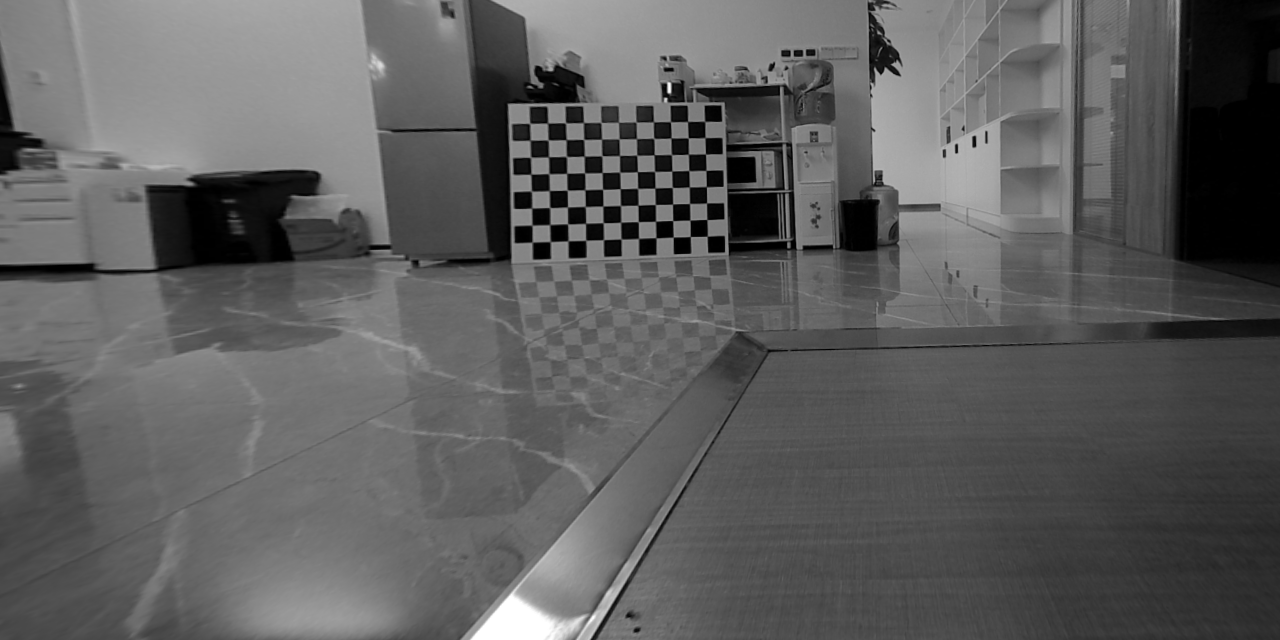
#> input picture data/calc_disp/rectify/001-left.png, 1280 x 640 px; its folder holds 2 pictures in this run; the run also reads 1 picture not shown here
$ python sgbm.py   (older library calls are emulated)
#> lines starting #> are read from the running program, lines starting #| are printed output that depends on the picture; after the words box and inside, x2 and y2 are one past the last pixel; in counts of white or black regions, pixels touching at a corner belong together; long printed decimals are rounded
### utils/pfm_utils.py
# Copyright (c) 2024，D-Robotics.
#
# Licensed under the Apache License, Version 2.0 (the "License");
# you may not use this file except in compliance with the License.
# You may obtain a copy of the License at
#
#     http://www.apache.org/licenses/LICENSE-2.0
#
# Unless required by applicable law or agreed to in writing, software
# distributed under the License is distributed on an "AS IS" BASIS,
# WITHOUT WARRANTIES OR CONDITIONS OF ANY KIND, either express or implied.
# See the License for the specific language governing permissions and
# limitations under the License.
# -*- coding: utf-8 -*-
"""
author:     zhikang.zeng
time  :     2022-11-18 13:48
"""
import re
import sys
import numpy as np
from scipy import misc


# [79 lines left out: functions read, write, readPFM, not called in this run]


def writePFM(file, image, scale=1):
    file = open(file, 'wb')

    color = None

    if image.dtype.name != 'float32':
        raise Exception('Image dtype must be float32.')

    image = np.flipud(image)

    if len(image.shape) == 3 and image.shape[2] == 3:  # color image
        color = True
    elif len(image.shape) == 2 or len(image.shape) == 3 and image.shape[2] == 1:  # greyscale
        color = False
    else:
        raise Exception('Image must have H x W x 3, H x W x 1 or H x W dimensions.')

    file.write('PF\n' if color else 'Pf\n'.encode())
    file.write('%d %d\n'.encode() % (image.shape[1], image.shape[0]))

    endian = image.dtype.byteorder

    if endian == '<' or endian == '=' and sys.byteorder == 'little':
        scale = -scale

    file.write('%f\n'.encode() % scale)

    image.tofile(file)


# [93 lines left out: functions readFlow, readImage, writeImage, writeFlow, readFloat, writeFloat, not called in this run]

### utils/pseudo_color_utils.py
# Copyright (c) 2024，D-Robotics.
#
# Licensed under the Apache License, Version 2.0 (the "License");
# you may not use this file except in compliance with the License.
# You may obtain a copy of the License at
#
#     http://www.apache.org/licenses/LICENSE-2.0
#
# Unless required by applicable law or agreed to in writing, software
# distributed under the License is distributed on an "AS IS" BASIS,
# WITHOUT WARRANTIES OR CONDITIONS OF ANY KIND, either express or implied.
# See the License for the specific language governing permissions and
# limitations under the License.
# -*- coding: utf-8 -*-
"""
author:     zhikang.zeng
time  :     2022-11-18 11:09
"""
import cv2
import numpy as np


def apply_color_to_ndarray(arr: np.array, put_text_flag=True, text_name=None, fontScale=1.5, nonzero_prop=False, abstract=None):
    # 统计非零元素的数量
    non_zero_count = np.count_nonzero(arr)
    # 计算数组元素总数
    total_elements = arr.size
    arr_metric = arr[np.nonzero(arr)]
    if arr_metric.size == 0:
        min_val, max_val, mean_val, median_val = 0, 0, 0, 0
    else:
        min_val, max_val, mean_val, median_val = \
            np.min(arr_metric), np.max(arr_metric), np.mean(arr_metric), np.median(arr_metric)
    if max_val == 0:
        arr = arr.astype(np.uint8)
    else:
        arr = (arr / arr.max() * 255).astype(np.uint8)
    arr = cv2.cvtColor(arr, cv2.COLOR_GRAY2BGR)
    arr_color = cv2.applyColorMap(arr, cv2.COLORMAP_JET)
    arr_color = np.where(arr == (0, 0, 0), (0, 0, 0), arr_color).astype(np.uint8)
    if put_text_flag:
        cv2.putText(arr_color, f'min {text_name}: {min_val:.2f}', (20, 50), cv2.FONT_HERSHEY_COMPLEX, fontScale,
                    (255, 255, 255), 2)
        cv2.putText(arr_color, f'max {text_name}: {max_val:.2f}', (20, 100), cv2.FONT_HERSHEY_COMPLEX, fontScale,
                    (255, 255, 255), 2)
        cv2.putText(arr_color, f'mean {text_name}: {mean_val:.2f}', (20, 150), cv2.FONT_HERSHEY_COMPLEX, fontScale,
                    (255, 255, 255), 2)
        cv2.putText(arr_color, f'median {text_name}: {median_val:.2f}', (20, 200), cv2.FONT_HERSHEY_COMPLEX, fontScale,
                    (255, 255, 255), 2)
        if nonzero_prop:
            cv2.putText(arr_color, f'nozero {text_name}: {non_zero_count / total_elements:.2f}%', (20, 250),
                        cv2.FONT_HERSHEY_COMPLEX, fontScale,
                        (255, 255, 255), 2)
        if abstract is not None:
            cv2.putText(arr_color, abstract, (20, 300), cv2.FONT_HERSHEY_COMPLEX, fontScale, (255, 255, 255), 2)
    return arr_color

### utils/point_cloud_utils.py
# Copyright (c) 2024，D-Robotics.
#
# Licensed under the Apache License, Version 2.0 (the "License");
# you may not use this file except in compliance with the License.
# You may obtain a copy of the License at
#
#     http://www.apache.org/licenses/LICENSE-2.0
#
# Unless required by applicable law or agreed to in writing, software
# distributed under the License is distributed on an "AS IS" BASIS,
# WITHOUT WARRANTIES OR CONDITIONS OF ANY KIND, either express or implied.
# See the License for the specific language governing permissions and
# limitations under the License.
# -*- coding: utf-8 -*-
"""
author:     zhikang.zeng
time  :     2022-11-18 13:37
"""
import copy
import numpy as np
import open3d as o3d


# [45 lines left out: functions depth_to_points, disparity_to_points, save_points_to_ply, save_points_to_txt, not called in this run]


def save_open3d_to_txt(filepath, point_cloud):
    points = convert_open3d_to_points(point_cloud)
    save_points_to_txt(filepath, points)


def save_open3d_to_ply(filepath, point_cloud, write_ascii=False):
    o3d.io.write_point_cloud(filepath, point_cloud, write_ascii=write_ascii)


# [22 lines left out: functions convert_points_to_open3d, convert_open3d_to_points, read_txt_to_points, not called in this run]


def read_txt_to_open3d(filepath):
    points = read_txt_to_points(filepath)
    return convert_points_to_open3d(points)


def read_ply_to_open3d(filepath):
    filepath = filepath.encode('gbk')
    return o3d.io.read_point_cloud(filepath, format='ply')


def save_depth_to_cloud(filepath: str, depth, f, cx, cy, depth_trunc=20000, write_ascii=False, cloud_type='ply'):
    if cloud_type == 'ply':
        filepath = filepath + '.ply'
    elif cloud_type == 'txt':
        filepath = filepath + '.txt'
    filepath = filepath.encode('gbk')
    h, w = depth.shape
    depth_o3d = o3d.geometry.Image(depth)
    intrinsic = o3d.camera.PinholeCameraIntrinsic(w, h, f, f, cx, cy)
    point_cloud = o3d.geometry.PointCloud.create_from_depth_image(depth_o3d, intrinsic,
                                                                  depth_scale=1, depth_trunc=depth_trunc)
    save_open3d_to_ply(filepath, point_cloud, write_ascii)


def save_depth_to_color_cloud(filepath: str, depth, color, f, cx, cy, depth_trunc=20000, write_ascii=False,
                              cloud_type='ply'):
    if cloud_type == 'ply':
        filepath = filepath + '.ply'
    elif cloud_type == 'txt':
        filepath = filepath + '.txt'
    filepath = filepath.encode('gbk')
    h, w = depth.shape
    depth_o3d = o3d.geometry.Image(depth)
    color_o3d = o3d.geometry.Image(color)
    rgbd_image = o3d.geometry.RGBDImage.create_from_color_and_depth(color=color_o3d, depth=depth_o3d, depth_scale=1.0,
                                                                    depth_trunc=depth_trunc,
                                                                    convert_rgb_to_intensity=False)
    intrinsic = o3d.camera.PinholeCameraIntrinsic(w, h, f, f, cx, cy)
    point_cloud = o3d.geometry.PointCloud.create_from_rgbd_image(rgbd_image, intrinsic)
    save_open3d_to_ply(filepath, point_cloud, write_ascii)


def save_disparity_to_cloud(filepath, disparity, f, b, cx, cy, depth_trunc=20000, write_ascii=False, cloud_type='ply'):
    depth = f * b / (disparity + 1e-10)
    save_depth_to_cloud(filepath, depth, f, cx, cy, depth_trunc, write_ascii, cloud_type)


# [12 lines left out: function draw_two_point_cloud, not called in this run]


# [8 lines that do not run on import are left out]

### sgbm.py
# Copyright (c) 2024，D-Robotics.
#
# Licensed under the Apache License, Version 2.0 (the "License");
# you may not use this file except in compliance with the License.
# You may obtain a copy of the License at
#
#     http://www.apache.org/licenses/LICENSE-2.0
#
# Unless required by applicable law or agreed to in writing, software
# distributed under the License is distributed on an "AS IS" BASIS,
# WITHOUT WARRANTIES OR CONDITIONS OF ANY KIND, either express or implied.
# See the License for the specific language governing permissions and
# limitations under the License.
# -*- coding: utf-8 -*-
"""
author:     zhikang.zeng
time  :     2024-07-24 20:16
"""
import os
import timeit
import cv2
import numpy as np
from utils.pfm_utils import writePFM
from utils.pseudo_color_utils import apply_color_to_ndarray
from utils.point_cloud_utils import save_depth_to_cloud, save_depth_to_color_cloud

if __name__ == '__main__':
    root_dir = r'./data/calc_disp/rectify'

    left_img_filepaths = []
    right_img_filepaths = []
    for filepath, dirnames, filenames in os.walk(root_dir):
        for filename in filenames:
            if any(name in filename for name in ('sgm', 'disp', 'depth', 'scene_left.png', 'conf')):
                continue
            tmp_path = (os.path.join(filepath, filename))
            if 'THv' in tmp_path or 'SGM' in tmp_path:
                continue
            if 'left.png' in tmp_path:
                left_img_filepaths.append(tmp_path)
                tmp_path = tmp_path.replace('left.png', 'right.png')
                right_img_filepaths.append(tmp_path)
            if 'spec-l.png' in tmp_path:
                left_img_filepaths.append(tmp_path)
                tmp_path = tmp_path.replace('spec-l.png', 'spec-r.png')
                right_img_filepaths.append(tmp_path)
            # [4 lines of commented-out code are left out]
            if 'left_ir.png' in tmp_path:
                left_img_filepaths.append(tmp_path)
                tmp_path = tmp_path.replace('left_ir.png', 'right_ir.png')
                right_img_filepaths.append(tmp_path)
            if 'left_pure_ir.png' in tmp_path:
                left_img_filepaths.append(tmp_path)
                tmp_path = tmp_path.replace('left_pure_ir.png', 'right_pure_ir.png')
                right_img_filepaths.append(tmp_path)
            if 'IR_LEFT' in tmp_path and '.png' in tmp_path:
                left_img_filepaths.append(tmp_path)
                tmp_path = tmp_path.replace('IR_LEFT', 'IR_RIGHT')
                right_img_filepaths.append(tmp_path)
            if 'ir_bs_640_400' in tmp_path and tmp_path.endswith('_l.png'):
                left_img_filepaths.append(tmp_path)
                tmp_path = tmp_path.replace('_l.png', '_r.png')
                right_img_filepaths.append(tmp_path)
    assert len(left_img_filepaths) == len(right_img_filepaths) and len(left_img_filepaths) > 0

    left_img_filepaths = left_img_filepaths[::-1]
    right_img_filepaths = right_img_filepaths[::-1]

    for i in range(len(left_img_filepaths)):
        left_dir, left_filename = os.path.split(left_img_filepaths[i])

        to_depth = True
        f, b, cx, cy = 465.2104178592821, 69.82928990313776, 870.4762115478516, 221.603515625
        print(f'=> f: {f}, b: {b}, cx: {cx}, cy: {cy}')

        cv2.namedWindow('dispcolor', cv2.WINDOW_NORMAL)
        cv2.resizeWindow('dispcolor', 640, 400)

        start = timeit.default_timer()

        # imgLeft = cv2.imread(left_img_filepaths[i], cv2.IMREAD_GRAYSCALE)
        # imgRight = cv2.imread(right_img_filepaths[i], cv2.IMREAD_GRAYSCALE)
        print(f'{os.path.split(left_img_filepaths[i])[1]} {os.path.split(right_img_filepaths[i])[1]}')
        try:
            imgLeft = cv2.imdecode(np.fromfile(left_img_filepaths[i], dtype=np.uint8), cv2.IMREAD_GRAYSCALE)
#> imgLeft is the input picture: shape (640, 1280); min 0, max 255, mean 93.4
            imgRight = cv2.imdecode(np.fromfile(right_img_filepaths[i], dtype=np.uint8), cv2.IMREAD_GRAYSCALE)
        except Exception as e:
            print(f'!!! {e}')
            continue

        # SGM 计算视差
        numDisparities, blockSize, channel = 192, 7, 1
        left_ext = numDisparities
        right_ext = 0
        left_pad = cv2.copyMakeBorder(imgLeft, top=0, bottom=0, left=left_ext, right=right_ext,
                                      borderType=cv2.BORDER_CONSTANT, value=0)
        right_pad = cv2.copyMakeBorder(imgRight, top=0, bottom=0, left=left_ext, right=right_ext,
                                       borderType=cv2.BORDER_CONSTANT, value=0)
        sgbm = cv2.StereoSGBM_create(minDisparity=0, numDisparities=numDisparities, blockSize=blockSize,
                                     P1=8 * channel * blockSize * blockSize,
                                     P2=32 * channel * blockSize * blockSize,
                                     disp12MaxDiff=3, preFilterCap=None, uniquenessRatio=1,
                                     speckleWindowSize=100, speckleRange=3, mode=cv2.StereoSGBM_MODE_HH)
        disparity = sgbm.compute(left_pad, right_pad)
        disparity = disparity[:, left_ext:]
#> disparity: shape (640, 1280) int16

        # 视差 / 16
        disparity = disparity.astype(np.float32)
        disparity = disparity / 16
        disparity[disparity < 0] = 0

        # 根据阈值去除噪声
        mask1 = np.where((disparity > 20) & (disparity < 500), 1, 0)
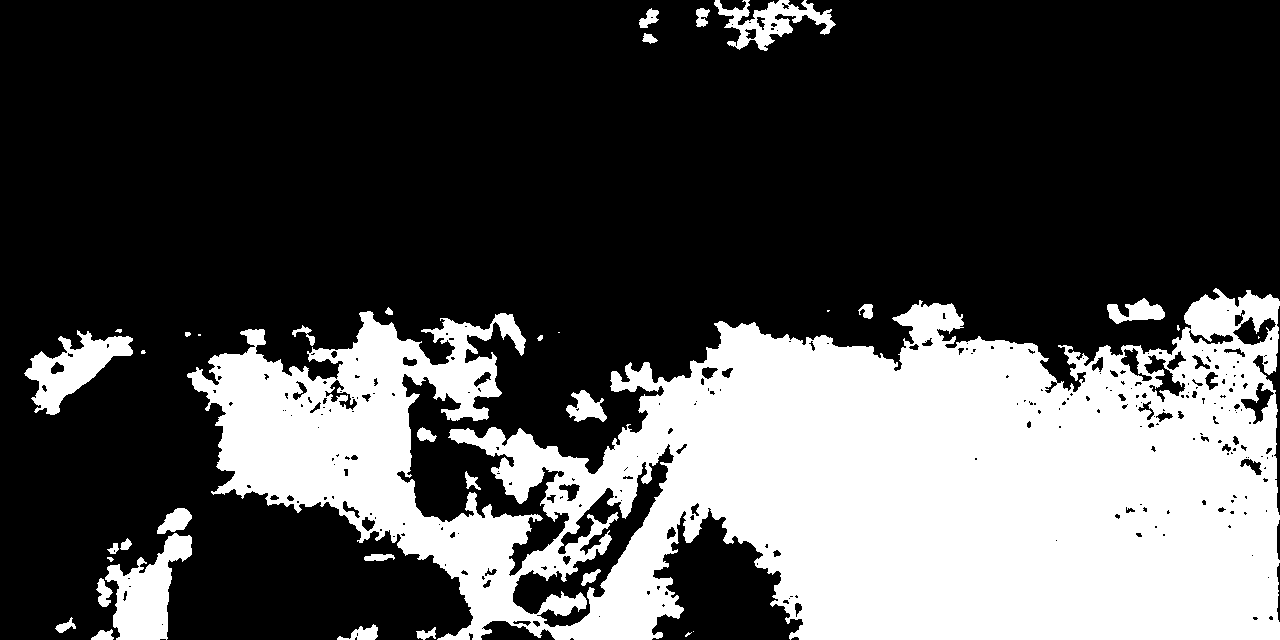
#> mask1: shape (640, 1280) int64; values 0 (black) and 1 (white), 30.8% white; 36 white regions (8 under 20 px), largest, box (x1, y1, x2, y2) and area: (187, 288, 1280, 640) 236314, (105, 533, 192, 640) 4708, (24, 330, 133, 415) 3881
        # disparity *= mask1

        thresh, mask2 = cv2.threshold(imgLeft, thresh=30, maxval=1, type=cv2.THRESH_BINARY)
        # disparity *= mask2

        disparity_gray = cv2.normalize(disparity, None, 0, 255, cv2.NORM_MINMAX, cv2.CV_8UC1)
        cv2.filterSpeckles(disparity_gray, newVal=0, maxSpeckleSize=1000, maxDiff=3)
        _, mask3 = cv2.threshold(disparity_gray, 0, 1, cv2.THRESH_BINARY)
        disparity *= mask3
        print('最大视差: {}'.format(disparity.max()))
#| 最大视差: 75.875
        print('最小视差: {}'.format(np.min(disparity[disparity > 0])))
#| 最小视差: 0.5625
        print('平均视差: {}'.format(np.mean(disparity[disparity > 0])))
#| 平均视差: 22.376

        result_dir = rf'{left_dir}\SGBM_BlockSize{blockSize}'
        if not os.path.exists(result_dir):
            print(f'create result path: {result_dir}')
            os.mkdir(result_dir)
        writePFM(f'{result_dir}/sgm_disparity_{left_filename.split(".")[0]}.pfm', disparity)

        # disparity = cv2.medianBlur(disparity, 5)
        if to_depth:
            depth = f * b / (disparity + 1e-10)
            # depth = f * b / (disparity + doffs + 1e-10)
            depth[depth > 20000] = 0
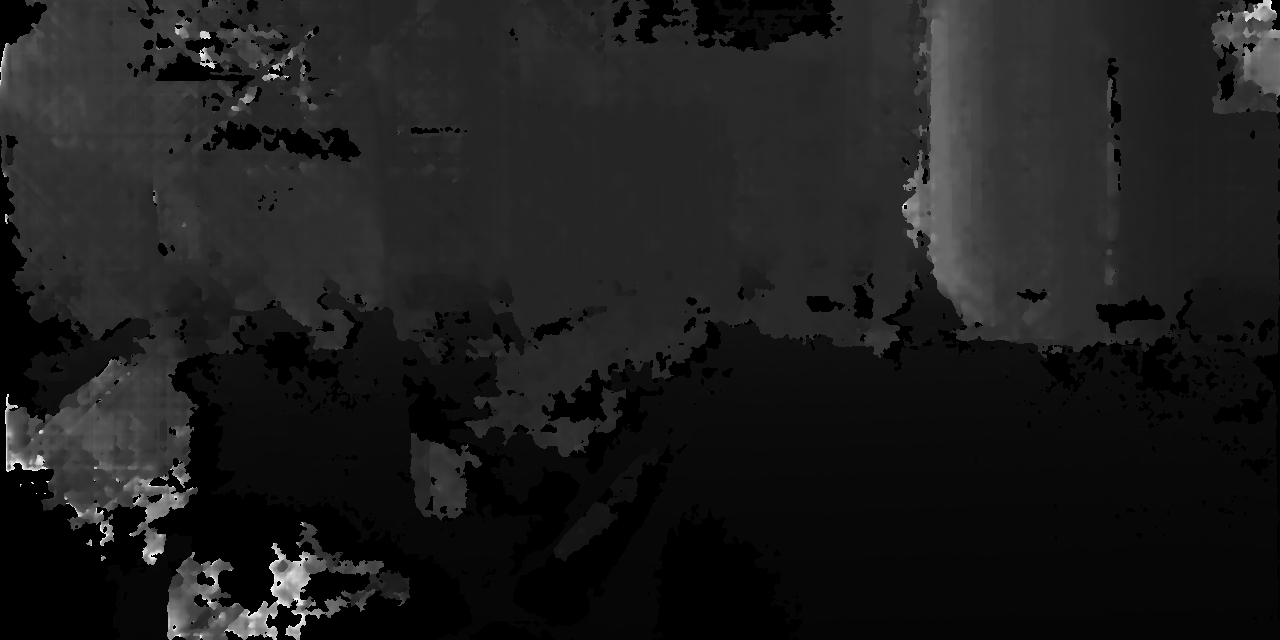
#> depth: shape (640, 1280) float32; min 0, max 19991, mean 2322; drawn with min black and max white
            depth[disparity == 0] = 0
            depthcolor = apply_color_to_ndarray(depth, text_name='depth', fontScale=0.7)
#> in apply_color_to_ndarray, `non_zero_count = np.count_nonzero(arr)`: non_zero_count = 692780
#> in apply_color_to_ndarray, `min_val, max_val, mean_val, median_val = \ np.min(arr_metric), np.max(..`: min_val = 428.1; max_val = 19991; mean_val = 2745.7; median_val = 2953.2
            if cx != 0 and cy != 0:
                save_depth_to_cloud(f'{result_dir}/sgm_cloud_{left_filename.split(".")[0]}', depth, f, cx, cy)
                save_depth_to_color_cloud(f'{result_dir}/sgm_color_cloud_{left_filename.split(".")[0]}', depth, cv2.cvtColor(imgLeft, cv2.COLOR_GRAY2RGB), f, cx, cy)
            writePFM(f'{result_dir}/sgm_depth_{left_filename.split(".")[0]}.pfm', depth)
            # cv2.imwrite(f'{result_dir}/sgm_depth_{left_filename.split(".")[0]}.png', depthcolor)
            cv2.imencode('.png', depthcolor)[1].tofile(f'{result_dir}/sgm_depth_{left_filename.split(".")[0]}.png')
            print('最大深度: {}'.format(depth.max()))
#| 最大深度: 19990.961
            print('最小深度: {}'.format(np.min(depth[depth > 0])))
#| 最小深度: 428.143
            print('平均深度: {}'.format(np.mean(depth[depth > 0])))
#| 平均深度: 2745.699

        # 显示&保存结果
        # disparity = cv2.normalize(disparity, None, 0, 255, cv2.NORM_MINMAX, cv2.CV_8UC1)
        dispcolor = apply_color_to_ndarray(disparity, text_name='disp', fontScale=0.7)
#> call 2 of apply_color_to_ndarray, with put_text_flag = True, text_name = 'disp', fontScale = 0.7, nonzero_prop = False
#> in apply_color_to_ndarray (call 2), `non_zero_count = np.count_nonzero(arr)`: non_zero_count = 695188
#> in apply_color_to_ndarray (call 2), `min_val, max_val, mean_val, median_val = \ np.min(arr_metric), np.max(..`: min_val = 0.562; max_val = 75.88; mean_val = 22.38; median_val = 11
#> in apply_color_to_ndarray (call 2), `cv2.putText(arr_color, f'median {text_name}: {median_val:.2f}', (20, 2..`:
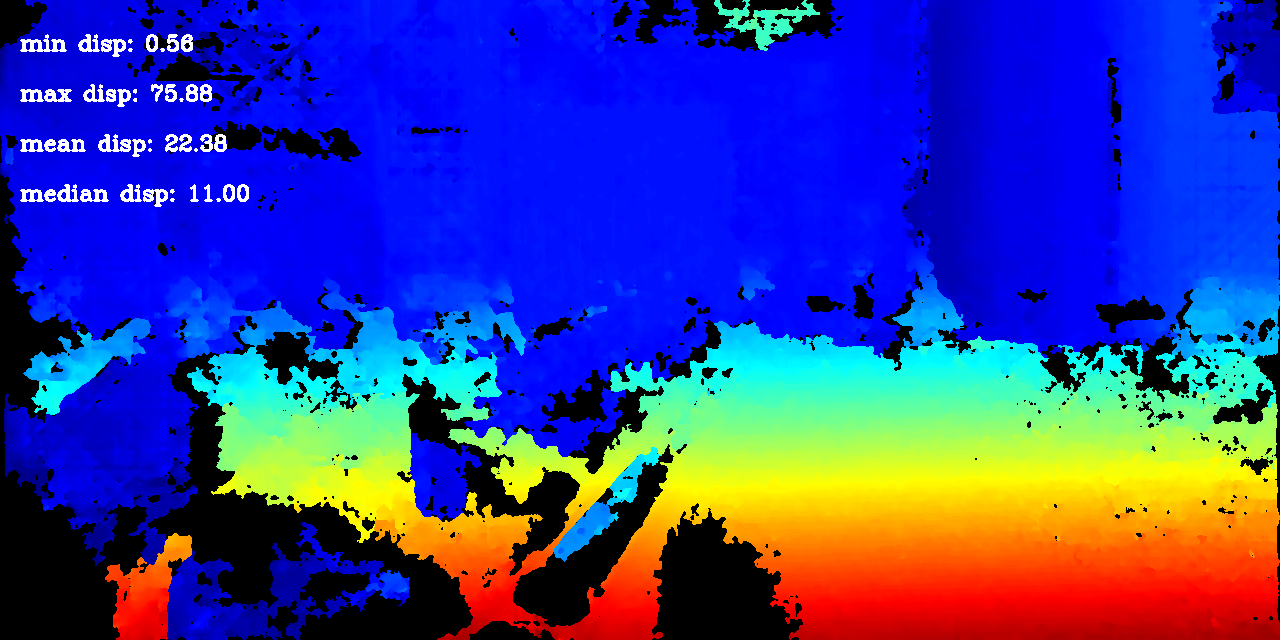
#> arr_color: shape (640, 1280, 3); mean B, G, R 158.2, 60.7, 51.4

        # cv2.imwrite(f'{result_dir}/sgm_disparity_{left_filename.split(".")[0]}.png', dispcolor)
        cv2.imencode('.png', dispcolor)[1].tofile(f'{result_dir}/sgm_disparity_{left_filename.split(".")[0]}.png')
        # cv2.imwrite(f'{result_dir}/sgm_disparity_{i * 2}_mask1.png',
        #             cv2.normalize(mask1, None, 0, 255, cv2.NORM_MINMAX))
        # cv2.imwrite(f'{result_dir}/sgm_disparity_{i * 2}_mask2.png',
        #             cv2.normalize(mask2, None, 0, 255, cv2.NORM_MINMAX))
        # cv2.imwrite(f'{result_dir}/sgm_disparity_{i * 2}_mask3.png',
        #             cv2.normalize(mask3, None, 0, 255, cv2.NORM_MINMAX))
        # cv2.imwrite(f'{result_dir}/sgm_disparity_{i * 2}_mask123.png',
        #             cv2.normalize(mask1 * mask2 * mask3, None, 0, 255, cv2.NORM_MINMAX))
        cv2.imshow('dispcolor', dispcolor)
        cv2.waitKey(30)

        end = timeit.default_timer()
        print(f'Running time: {end - start} Seconds')
        print('=========================================================')
        # break
